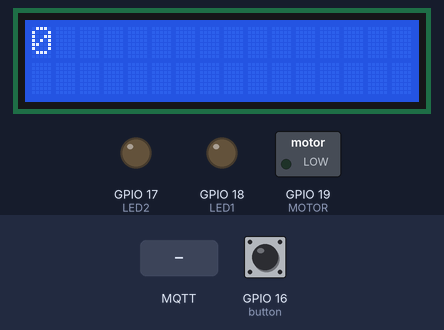
This sketch was run on a simulated ESP32. On the bench: 16×2 character LCD, switched loads named in the sketch (green lamp = pin HIGH), output pins drawn as LEDs (lit = HIGH). The inputs (shaded band) are chosen by the test bench; at power-on: GPIO 16 (button) HIGH. WiFi joins after 1.5 s; servers stay silent unless stated; no MQTT or app messages arrive unless stated; what the sketch prints to the serial monitor is not drawn.

Above: at 3.3 s.
3.4 s: MQTT message "5" arrives on the first subscribed topic
At 4.1 s:
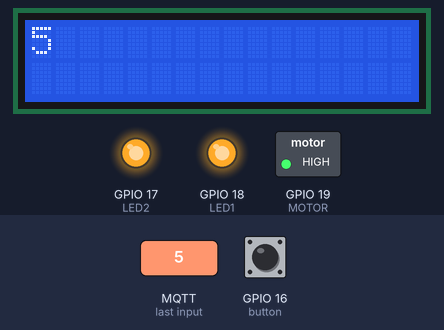
4.9 s: MQTT message "1" arrives on the first subscribed topic
At 5.4 s:
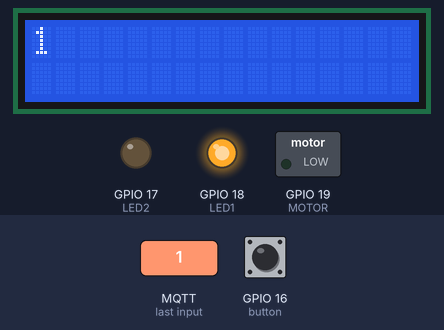
6.4 s: GPIO 16 (button) pulled LOW for 0.15 s
At 7.4 s:
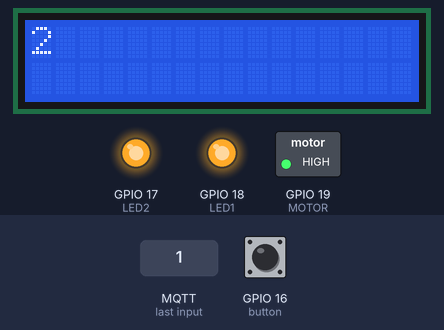
8.0 s: GPIO 16 (button) pulled LOW for 1 s
At 8.5 s:
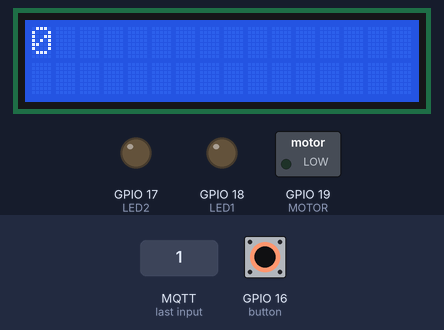
10.5 s: GPIO 16 (button) pulled LOW for 3.2 s
At 11.6 s:
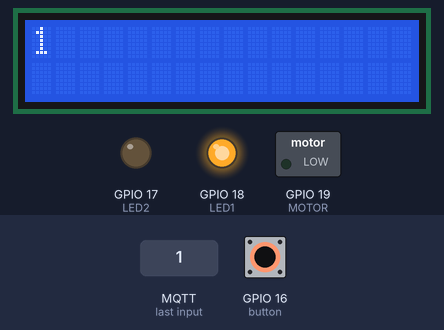
15.2 s: MQTT message "on" arrives on the first subscribed topic
At 15.6 s:
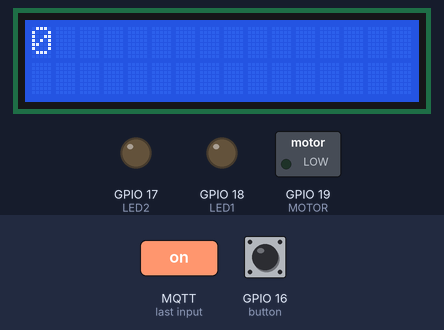
Timing chart, 0 to 17.7 s (numbered marks = the images above; inputs shaded):
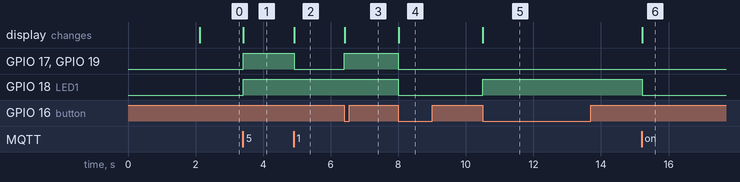

The sketch:

ExamFin.ino
```cpp
  // Exmaple of using the MQTT library for ESP32
  // Library by Joël Gähwiler
  // https://github.com/256dpi/arduino-mqtt
  // Modified by Arnan Sipitakiat


  #include <WiFi.h>
  #include <MQTT.h>

  #define MOTOR  19
  #define LED1   18
  #define LED2   17
  #define button 16

  #include <LCD_I2C.h>
  LCD_I2C lcd(0x27, 16, 2);

  int buttoncount = 0;
  String motorstatus = "";


  bool buttonstate = false;
  bool buttonlaststate = true;


  const char ssid[] = "@JumboPlusIoT";
  const char pass[] = "12345678";

  // const char ssid[] = "ixvia";
  // const char pass[] = "12345678";

  const char mqtt_broker[]="test.mosquitto.org";
  const char mqtt_topic[]="pha/command";
  const char mqtt_topic1[]="pha/commanddata";
  const char mqtt_client_id[]="arduino_group_pha"; // must change this string to a unique value
  int MQTT_PORT=1883;

  int counter=0;

  WiFiClient net;
  MQTTClient client;

  unsigned long lastMillis = 0;

  void connect() {
    Serial.print("checking wifi...");
    while (WiFi.status() != WL_CONNECTED) {
      Serial.print(".");
      delay(1000);
    }

    Serial.print("\nconnecting...");
    while (!client.connect(mqtt_client_id)) {
      Serial.print(".");
      delay(1000);
    }

    Serial.println("\nconnected!");

    client.subscribe(mqtt_topic);

  }

  void messageReceived(String &topic, String &payload) {
    Serial.println("incoming: " + topic + " - " + payload);

    int payloadnum = payload.toInt();  // Use the exact value from the payload as an integer
    buttoncount = payloadnum;


    // Note: Do not use the client in the callback to publish, subscribe or
    // unsubscribe as it may cause deadlocks when other things arrive while
    // sending and receiving acknowledgments. Instead, change a global variable,
    // or push to a queue and handle it in the loop after calling `client.loop()`.
  }

  void setup() {

    lcd.begin();
    lcd.backlight();
    Serial.begin(9600);
    pinMode(MOTOR, OUTPUT);
    pinMode(LED1, OUTPUT);
    pinMode(LED2, OUTPUT);
    pinMode(button, INPUT);

    digitalWrite(LED1, LOW);
    digitalWrite(LED2, LOW);
    WiFi.begin(ssid, pass);

    // Note: Local domain names (e.g. "Computer.local" on OSX) are not supported
    // by Arduino. You need to set the IP address directly.
    client.begin(mqtt_broker, MQTT_PORT, net);
    client.onMessage(messageReceived);

    connect();
  }

  void loop() {
    client.loop();
    delay(10);  // <- fixes some issues with WiFi stability

    buttonstate = digitalRead(button);  // Update the current button state
    Serial.println(buttoncount);

    if (!client.connected()) {
      connect();
    }

    if (buttonstate == LOW && buttonstate != buttonlaststate) {
      buttoncount++;
    }

    if (buttoncount == 3) {
    buttoncount = 0;
  }


    if (buttoncount > 0) {
      digitalWrite(LED1, HIGH);
    } else {
      digitalWrite(LED1, LOW);
    }

    if (buttoncount > 1) {
      digitalWrite(LED2, HIGH);
      digitalWrite(MOTOR, HIGH);
      motorstatus = "Spin";
    } else {
      digitalWrite(LED2, LOW);
      digitalWrite(MOTOR, LOW);
      motorstatus = "Stop";
    }

    // publish a message roughly every second.
    // not that we don't use delay() because we need to keep calling the client.loop()
    // to keep the connection alive

    lcd.setCursor(0, 0);
    lcd.print(buttoncount);

    buttonlaststate = buttonstate;
    if (millis() - lastMillis > 2000) {
      lastMillis = millis();
      client.publish(mqtt_topic1, "Motor = " + motorstatus);
    }
  }
```

Measured:
- after the input at 3.4 s, GPIO 17 (LED2), GPIO 18 (LED1), GPIO 19 (MOTOR): LOW → HIGH at once; the display: changes at once (image 1)
- after the input at 4.9 s, GPIO 17 (LED2), GPIO 19 (MOTOR): HIGH → LOW at once; the display: changes at once (image 2)
- after the input at 6.4 s, GPIO 17 (LED2), GPIO 19 (MOTOR): LOW → HIGH at once; the display: changes at once (image 3)
- after the input at 8.0 s, GPIO 17 (LED2), GPIO 18 (LED1), GPIO 19 (MOTOR): HIGH → LOW at once; the display: changes at once (image 4)
- after the input at 10.5 s, GPIO 18 (LED1): LOW → HIGH at once; the display: changes at once (image 5)
- after the input at 15.2 s, GPIO 18 (LED1): HIGH → LOW at once; the display: changes at once (image 6)
